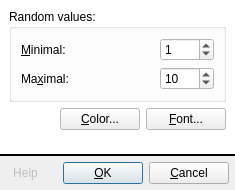
<?xml version="1.0" encoding="UTF-8"?>
<ui version="4.0">
 <class>SettingsDialog</class>
 <widget class="QWidget" name="SettingsDialog">
  <property name="geometry">
   <rect>
    <x>0</x>
    <y>0</y>
    <width>235</width>
    <height>190</height>
   </rect>
  </property>
  <property name="windowTitle">
   <string>Preferences</string>
  </property>
  <property name="windowIcon">
   <iconset resource="../resources/tspsg.qrc">
    <normaloff>:/images/Settings.png</normaloff>:/images/Settings.png</iconset>
  </property>
  <layout class="QVBoxLayout" name="verticalLayout_2">
   <property name="spacing">
    <number>0</number>
   </property>
   <property name="margin">
    <number>0</number>
   </property>
   <item>
    <widget class="QWidget" name="background" native="true">
     <property name="palette">
      <palette>
       <active>
        <colorrole role="Base">
         <brush brushstyle="SolidPattern">
          <color alpha="255">
           <red>255</red>
           <green>255</green>
           <blue>255</blue>
          </color>
         </brush>
        </colorrole>
        <colorrole role="Window">
         <brush brushstyle="SolidPattern">
          <color alpha="255">
           <red>255</red>
           <green>255</green>
           <blue>255</blue>
          </color>
         </brush>
        </colorrole>
       </active>
       <inactive>
        <colorrole role="Base">
         <brush brushstyle="SolidPattern">
          <color alpha="255">
           <red>255</red>
           <green>255</green>
           <blue>255</blue>
          </color>
         </brush>
        </colorrole>
        <colorrole role="Window">
         <brush brushstyle="SolidPattern">
          <color alpha="255">
           <red>255</red>
           <green>255</green>
           <blue>255</blue>
          </color>
         </brush>
        </colorrole>
       </inactive>
       <disabled>
        <colorrole role="Base">
         <brush brushstyle="SolidPattern">
          <color alpha="255">
           <red>255</red>
           <green>255</green>
           <blue>255</blue>
          </color>
         </brush>
        </colorrole>
        <colorrole role="Window">
         <brush brushstyle="SolidPattern">
          <color alpha="255">
           <red>255</red>
           <green>255</green>
           <blue>255</blue>
          </color>
         </brush>
        </colorrole>
       </disabled>
      </palette>
     </property>
     <property name="autoFillBackground">
      <bool>true</bool>
     </property>
     <layout class="QVBoxLayout" name="verticalLayout">
      <item>
       <widget class="QGroupBox" name="groupRandomSettings">
        <property name="title">
         <string>Random values:</string>
        </property>
        <layout class="QVBoxLayout" name="_5">
         <item>
          <layout class="QHBoxLayout" name="_6">
           <item>
            <widget class="QLabel" name="labelRandMin">
             <property name="sizePolicy">
              <sizepolicy hsizetype="Expanding" vsizetype="Preferred">
               <horstretch>0</horstretch>
               <verstretch>0</verstretch>
              </sizepolicy>
             </property>
             <property name="text">
              <string>&amp;Minimal:</string>
             </property>
             <property name="buddy">
              <cstring>spinRandMin</cstring>
             </property>
            </widget>
           </item>
           <item>
            <widget class="QSpinBox" name="spinRandMin">
             <property name="cursor">
              <cursorShape>PointingHandCursor</cursorShape>
             </property>
             <property name="statusTip">
              <string>Minimum for random number generation</string>
             </property>
             <property name="maximum">
              <number>1000</number>
             </property>
             <property name="value">
              <number>1</number>
             </property>
            </widget>
           </item>
          </layout>
         </item>
         <item>
          <layout class="QHBoxLayout" name="_7">
           <item>
            <widget class="QLabel" name="labelRandMax">
             <property name="sizePolicy">
              <sizepolicy hsizetype="Expanding" vsizetype="Preferred">
               <horstretch>0</horstretch>
               <verstretch>0</verstretch>
              </sizepolicy>
             </property>
             <property name="text">
              <string>Ma&amp;ximal:</string>
             </property>
             <property name="buddy">
              <cstring>spinRandMax</cstring>
             </property>
            </widget>
           </item>
           <item>
            <widget class="QSpinBox" name="spinRandMax">
             <property name="cursor">
              <cursorShape>PointingHandCursor</cursorShape>
             </property>
             <property name="statusTip">
              <string>Maximum for random number generation</string>
             </property>
             <property name="minimum">
              <number>1</number>
             </property>
             <property name="maximum">
              <number>1000</number>
             </property>
             <property name="value">
              <number>10</number>
             </property>
            </widget>
           </item>
          </layout>
         </item>
        </layout>
       </widget>
      </item>
      <item>
       <layout class="QHBoxLayout" name="horizontalLayout_2">
        <item>
         <spacer name="horizontalSpacer_3">
          <property name="orientation">
           <enum>Qt::Horizontal</enum>
          </property>
          <property name="sizeHint" stdset="0">
           <size>
            <width>40</width>
            <height>20</height>
           </size>
          </property>
         </spacer>
        </item>
        <item>
         <widget class="QPushButton" name="buttonColor">
          <property name="cursor">
           <cursorShape>PointingHandCursor</cursorShape>
          </property>
          <property name="statusTip">
           <string>Font color for printing</string>
          </property>
          <property name="text">
           <string>&amp;Color...</string>
          </property>
          <property name="icon">
           <iconset resource="../resources/tspsg.qrc">
            <normaloff>:/images/buttons/buttons/Color.png</normaloff>:/images/buttons/buttons/Color.png</iconset>
          </property>
         </widget>
        </item>
        <item>
         <widget class="QPushButton" name="buttonFont">
          <property name="cursor">
           <cursorShape>PointingHandCursor</cursorShape>
          </property>
          <property name="statusTip">
           <string>Font face for printing</string>
          </property>
          <property name="text">
           <string>&amp;Font...</string>
          </property>
          <property name="icon">
           <iconset resource="../resources/tspsg.qrc">
            <normaloff>:/images/buttons/buttons/Font.png</normaloff>:/images/buttons/buttons/Font.png</iconset>
          </property>
         </widget>
        </item>
       </layout>
      </item>
      <item>
       <spacer name="verticalSpacer">
        <property name="orientation">
         <enum>Qt::Vertical</enum>
        </property>
        <property name="sizeHint" stdset="0">
         <size>
          <width>20</width>
          <height>41</height>
         </size>
        </property>
       </spacer>
      </item>
     </layout>
    </widget>
   </item>
   <item>
    <widget class="Line" name="lineHorizontal">
     <property name="maximumSize">
      <size>
       <width>16777215</width>
       <height>2</height>
      </size>
     </property>
     <property name="frameShadow">
      <enum>QFrame::Plain</enum>
     </property>
     <property name="lineWidth">
      <number>2</number>
     </property>
     <property name="orientation">
      <enum>Qt::Horizontal</enum>
     </property>
    </widget>
   </item>
   <item>
    <layout class="QHBoxLayout">
     <property name="spacing">
      <number>6</number>
     </property>
     <property name="sizeConstraint">
      <enum>QLayout::SetFixedSize</enum>
     </property>
     <property name="margin">
      <number>6</number>
     </property>
     <item>
      <widget class="QToolButton" name="buttonHelp">
       <property name="enabled">
        <bool>false</bool>
       </property>
       <property name="cursor">
        <cursorShape>PointingHandCursor</cursorShape>
       </property>
       <property name="toolTip">
        <string>Help</string>
       </property>
       <property name="statusTip">
        <string>Get preferences help</string>
       </property>
       <property name="text">
        <string>Help</string>
       </property>
       <property name="icon">
        <iconset resource="../resources/tspsg.qrc">
         <normaloff>:/images/buttons/buttons/Help.png</normaloff>:/images/buttons/buttons/Help.png</iconset>
       </property>
       <property name="autoRaise">
        <bool>true</bool>
       </property>
      </widget>
     </item>
     <item>
      <spacer name="horizontalSpacer_4">
       <property name="orientation">
        <enum>Qt::Horizontal</enum>
       </property>
       <property name="sizeHint" stdset="0">
        <size>
         <width>40</width>
         <height>20</height>
        </size>
       </property>
      </spacer>
     </item>
     <item>
      <widget class="QPushButton" name="buttonOK">
       <property name="cursor">
        <cursorShape>PointingHandCursor</cursorShape>
       </property>
       <property name="statusTip">
        <string>Save new preferences</string>
       </property>
       <property name="text">
        <string>&amp;OK</string>
       </property>
       <property name="icon">
        <iconset resource="../resources/tspsg.qrc">
         <normaloff>:/images/buttons/buttons/OK.png</normaloff>:/images/buttons/buttons/OK.png</iconset>
       </property>
       <property name="default">
        <bool>true</bool>
       </property>
      </widget>
     </item>
     <item>
      <widget class="QPushButton" name="buttonCancel">
       <property name="cursor">
        <cursorShape>PointingHandCursor</cursorShape>
       </property>
       <property name="statusTip">
        <string>Close without saving preferences</string>
       </property>
       <property name="text">
        <string>&amp;Cancel</string>
       </property>
       <property name="icon">
        <iconset resource="../resources/tspsg.qrc">
         <normaloff>:/images/buttons/buttons/Critical.png</normaloff>:/images/buttons/buttons/Critical.png</iconset>
       </property>
      </widget>
     </item>
    </layout>
   </item>
  </layout>
 </widget>
 <resources>
  <include location="../resources/tspsg.qrc"/>
 </resources>
 <connections/>
</ui>
